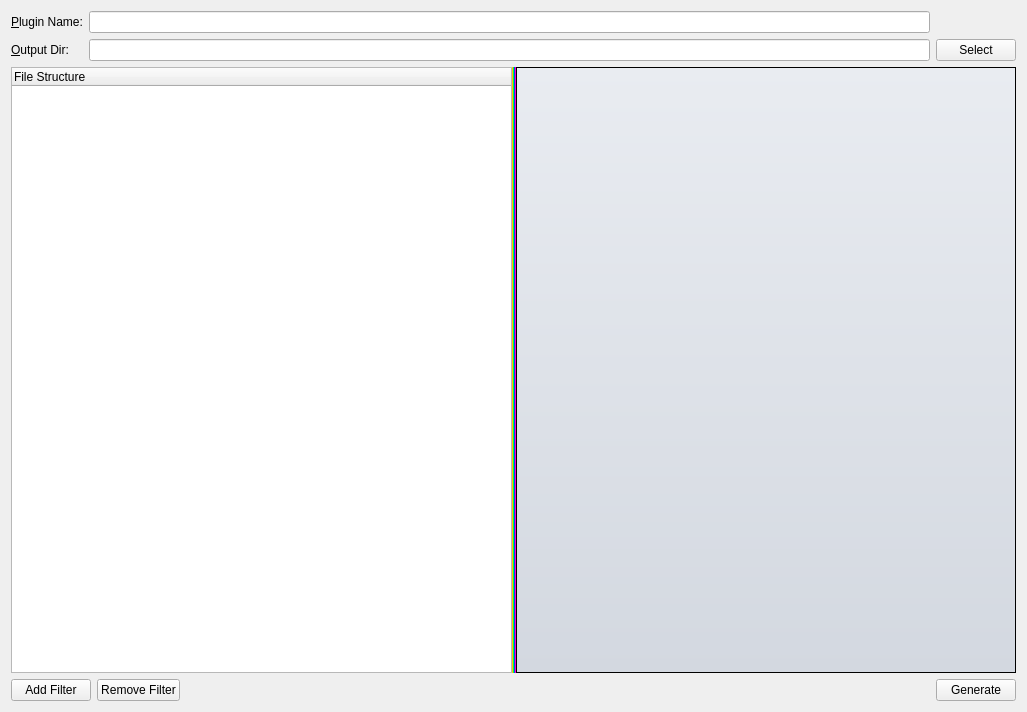
<?xml version="1.0" encoding="UTF-8"?>
<ui version="4.0">
 <class>PluginMaker</class>
 <widget class="QWidget" name="PluginMaker">
  <property name="geometry">
   <rect>
    <x>0</x>
    <y>0</y>
    <width>1027</width>
    <height>712</height>
   </rect>
  </property>
  <property name="windowTitle">
   <string>PluginMaker</string>
  </property>
  <layout class="QGridLayout" name="gridLayout" rowstretch="0,0,1,0">
   <item row="2" column="0" colspan="3">
    <widget class="QtSSplitter" name="splitter">
     <property name="styleSheet">
      <string notr="true">QSplitter::handle {
    
	background-color: qlineargradient(spread:pad, x1:0, y1:0, x2:1, y2:0, stop:0 rgba(255, 0, 0, 255), stop:0.166 rgba(255, 255, 0, 255), stop:0.333 rgba(0, 255, 0, 255), stop:0.5 rgba(0, 255, 255, 255), stop:0.666 rgba(0, 0, 255, 255), stop:0.833 rgba(255, 0, 255, 255), stop:1 rgba(255, 0, 0, 255));
}</string>
     </property>
     <property name="orientation">
      <enum>Qt::Horizontal</enum>
     </property>
     <widget class="QTreeWidget" name="treeWidget">
      <property name="styleSheet">
       <string notr="true"/>
      </property>
      <property name="autoExpandDelay">
       <number>0</number>
      </property>
      <column>
       <property name="text">
        <string>File Structure</string>
       </property>
      </column>
     </widget>
     <widget class="QTextEdit" name="m_fileEditor">
      <property name="styleSheet">
       <string notr="true">QTextEdit
  {
  background-color: qlineargradient(spread:pad, x1:0, y1:0, x2:0, y2:1, stop:0 rgba(233, 236, 241, 255), stop:1.0 rgba(211, 216, 224, 255));
  }</string>
      </property>
      <property name="readOnly">
       <bool>true</bool>
      </property>
     </widget>
    </widget>
   </item>
   <item row="1" column="1">
    <widget class="QtSFSDropLineEdit" name="m_OutputDir"/>
   </item>
   <item row="3" column="0" colspan="3">
    <layout class="QHBoxLayout" name="horizontalLayout">
     <property name="spacing">
      <number>6</number>
     </property>
     <item>
      <widget class="QPushButton" name="addFilterBtn">
       <property name="sizePolicy">
        <sizepolicy hsizetype="Preferred" vsizetype="Preferred">
         <horstretch>0</horstretch>
         <verstretch>0</verstretch>
        </sizepolicy>
       </property>
       <property name="text">
        <string>Add Filter</string>
       </property>
       <property name="icon">
        <iconset resource="../../../../Resources/icons/images/Icons.qrc">
         <normaloff>:/SIMPL/icons/images/add.png</normaloff>:/add.png</iconset>
       </property>
      </widget>
     </item>
     <item>
      <widget class="QPushButton" name="removeFilterBtn">
       <property name="sizePolicy">
        <sizepolicy hsizetype="Preferred" vsizetype="Preferred">
         <horstretch>0</horstretch>
         <verstretch>0</verstretch>
        </sizepolicy>
       </property>
       <property name="text">
        <string>Remove Filter</string>
       </property>
       <property name="icon">
        <iconset resource="../../../../Resources/icons/images/Icons.qrc">
         <normaloff>:/SIMPL/icons/images/delete.png</normaloff>:/delete.png</iconset>
       </property>
      </widget>
     </item>
     <item>
      <widget class="QtSFSDropLabel" name="errorString">
       <property name="sizePolicy">
        <sizepolicy hsizetype="Expanding" vsizetype="Preferred">
         <horstretch>0</horstretch>
         <verstretch>0</verstretch>
        </sizepolicy>
       </property>
       <property name="text">
        <string/>
       </property>
       <property name="wordWrap">
        <bool>true</bool>
       </property>
      </widget>
     </item>
     <item>
      <widget class="QPushButton" name="generateButton">
       <property name="sizePolicy">
        <sizepolicy hsizetype="Preferred" vsizetype="Preferred">
         <horstretch>0</horstretch>
         <verstretch>0</verstretch>
        </sizepolicy>
       </property>
       <property name="text">
        <string>Generate</string>
       </property>
      </widget>
     </item>
    </layout>
   </item>
   <item row="1" column="0">
    <widget class="QLabel" name="outputFileNameLabel">
     <property name="text">
      <string>&amp;Output Dir:</string>
     </property>
     <property name="buddy">
      <cstring>m_OutputDir</cstring>
     </property>
    </widget>
   </item>
   <item row="0" column="0">
    <widget class="QLabel" name="nameLabel">
     <property name="text">
      <string>&amp;Plugin Name:</string>
     </property>
     <property name="buddy">
      <cstring>m_PluginName</cstring>
     </property>
    </widget>
   </item>
   <item row="0" column="1">
    <widget class="QLineEdit" name="m_PluginName"/>
   </item>
   <item row="1" column="2">
    <widget class="QPushButton" name="selectButton">
     <property name="text">
      <string>Select</string>
     </property>
    </widget>
   </item>
  </layout>
 </widget>
 <customwidgets>
  <customwidget>
   <class>QtSFSDropLineEdit</class>
   <extends>QLineEdit</extends>
   <header location="global">QtSFSDropLineEdit.h</header>
  </customwidget>
  <customwidget>
   <class>QtSFSDropLabel</class>
   <extends>QLabel</extends>
   <header>QtSFSDropLabel.h</header>
  </customwidget>
  <customwidget>
   <class>QtSSplitter</class>
   <extends>QSplitter</extends>
   <header location="global">QtSSplitter.h</header>
   <container>1</container>
  </customwidget>
 </customwidgets>
 <resources>
  <include location="../../../../Resources/icons/images/Icons.qrc"/>
 </resources>
 <connections/>
</ui>
